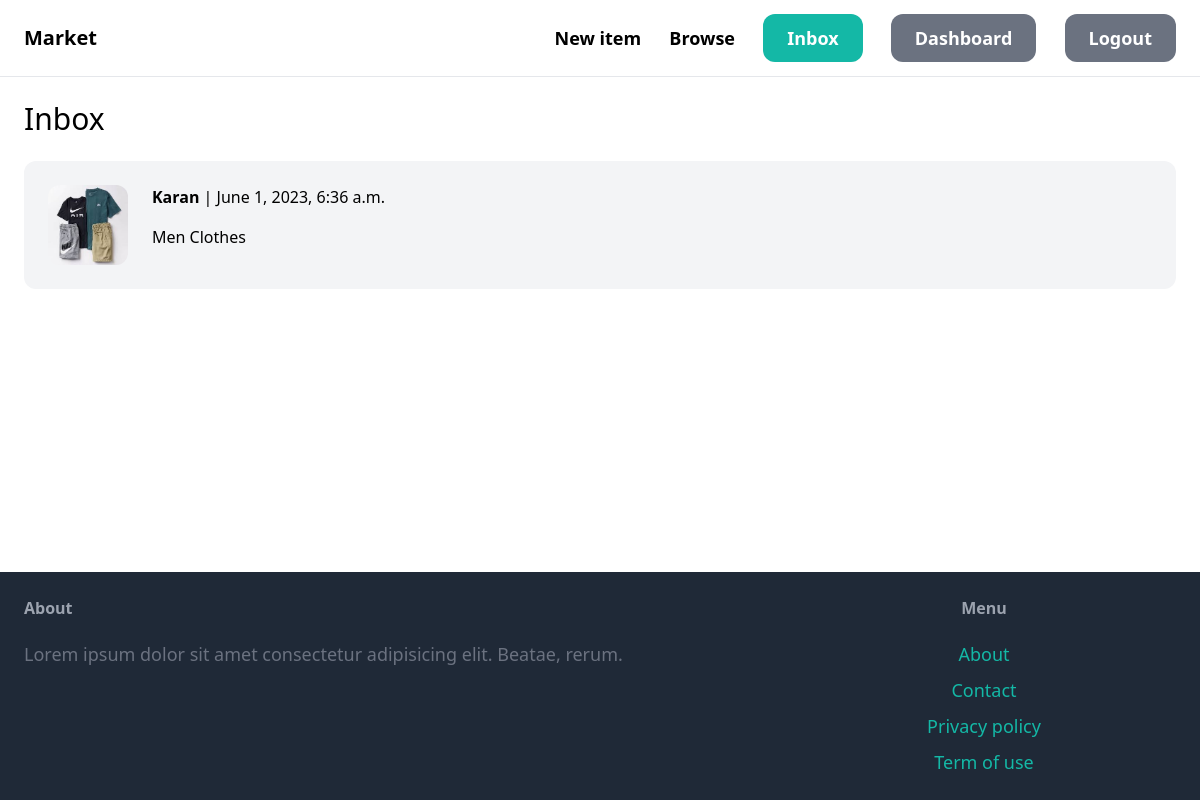
The page /inbox/ (signed in) on the database its author committed.
### conversation/models.py (models this page shows)
class Conversation(models.Model):
    item = models.ForeignKey(Item, related_name='conversations', on_delete=models.CASCADE)
    members = models.ManyToManyField(User, related_name='conversations')
    created_at = models.DateTimeField(auto_now_add= True)
    modified_at = models.DateTimeField(auto_now_add= True)
    class Meta:
        ordering  = ('-modified_at',)

### item/models.py (models this page shows, shortened)
class Item(models.Model):
    category = models.ForeignKey(Category , related_name='items' , on_delete=models.CASCADE)
    name=models.CharField(max_length=255)
    description = models.TextField(blank=True , null=True)
    price = models.FloatField()
    image = models.ImageField(upload_to='items_images' , blank=True , null=True)
    is_sold = models.BooleanField(default=False)
    created_by = models.ForeignKey(User , related_name='items', on_delete=models.CASCADE)
    created_at = models.DateTimeField(auto_now_add=True)

### conversation/views.py (the view)
# urls.py: path("", views.inbox, name="inbox"),
@login_required
def inbox(request):
      conversations = Conversation.objects.filter(members__in=[request.user.id])
      return render(request , 'conversation/inbox.html' , {
          'conversations' : conversations
      })

### conversation/templates/conversation/inbox.html (shortened to what this page needs)
{% extends 'core/base.html' %}
{% block content %}
<h1 class="mb-6 text-3xl">Inbox</h1>
<div class="space-y-6">
    {% for conversation in conversations %}
        <a href="{% url 'conversation:detail' conversation.id %}">
            <div class="p-6 flex bg-gray-100 rounded-xl">
                <div class="pr-6">
                    <img src="{{ conversation.item.image.url }}" class="w-20 rounded-xl" alt="">
                </div>
                <div>
                    {% for member in conversation.members.all %}
                        {% if member != request.user %}
                            <p class="mb-4 "><strong>{{ member.username }}</strong> | {{conversation.modified_at}}</p>
                            <p>{{ conversation.item.name}}</p>
                        {% endif %}
                    {% endfor %}
                </div>
            </div>
        </a>
    {% endfor %}
</div>
{% endblock content %}

### core/templates/core/base.html (style rules this page uses)
html, body { height: 100%; }

### rows shown on the page
Conversation: item.image (picture), modified_at "June 1, 2023, 6:36 a.m.", item.name "Men Clothes"

### other values the page prints
{{ member.username }} "Karan"
